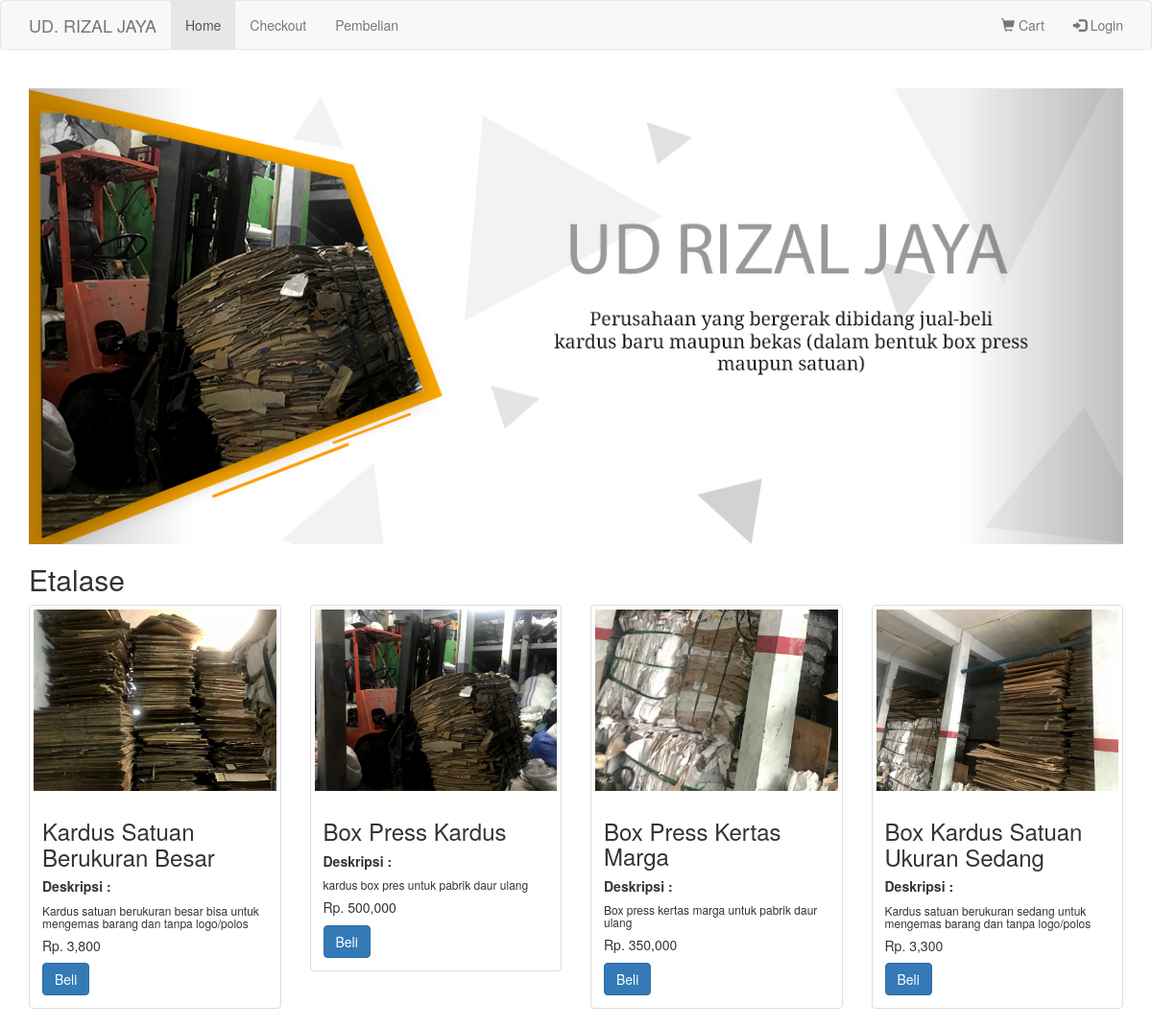
The page / on the database its author committed.
### tables this page shows
CREATE TABLE `banner` (
  `banner_id` int(11) NOT NULL,
  `banner_title` varchar(200) NOT NULL,
  `banner_image` varchar(200) NOT NULL,
  `banner_deskripsi` text NOT NULL,
  `banner_link` text NOT NULL
);

CREATE TABLE `produk` (
  `id_produk` int(11) NOT NULL,
  `nama_produk` varchar(100) NOT NULL,
  `harga_produk` int(11) NOT NULL,
  `berat_produk` int(11) NOT NULL,
  `foto_produk` varchar(100) NOT NULL,
  `deskripsi_produk` text NOT NULL
);

### index.php (the view, shortened to what this page needs)
<?php
include 'koneksi.php';
?>
<!DOCTYPE html>
<html>
<head>
	<link rel="stylesheet" type="text/css" href="admin/assets/css/bootstrap.css">
	<link rel="stylesheet" href="https://maxcdn.bootstrapcdn.com/bootstrap/3.3.6/css/bootstrap.min.css" />
</head>
<body>
<nav class="navbar navbar-default">
	<div class="container">
		<div class="navbar-header">
	    	<a class="navbar-brand" href="deskripsiudrizaljaya.php">UD. RIZAL JAYA</a>
	    </div>
		<ul class="nav navbar-nav">
			<li class="active"><a href="index.php">Home</a></li>
			<li><a href="checkout.php">Checkout</a></li>
			<li><a href="pembelian_pelanggan.php">Pembelian</a></li>
		</ul>
		<ul class="nav navbar-nav navbar-right">
			<?php if (isset($_SESSION["keranjang"])): ?>
	    		<li><a href="keranjang.php"><span class="glyphicon glyphicon glyphicon-shopping-cart"></span> Cart</a></li>
	    	<?php else: ?>
	    		<li><a href="belumadabarang.php"><span class="glyphicon glyphicon glyphicon-shopping-cart"></span> Cart</a></li>
	    	<?php endif ?>
	    	<?php if (isset($_SESSION["pelanggan"])): ?>
	    		<li><a href="Logout.php"><span class="glyphicon glyphicon-log-in"></span> Logout</a></li>
	    	<?php else: ?>
	    		<li><a href="login.php"><span class="glyphicon glyphicon-log-in"></span> Login</a></li>
	    	<?php endif ?>
	    </ul>
	</div>
</nav>
<?php
$connect = mysqli_connect("localhost", "root", "", "prakp");
function make_query($connect)
{
	$query = "SELECT * FROM banner ORDER BY banner_id ASC";
	$result = mysqli_query($connect, $query);
	return $result;
}
function make_slide_indicators($connect)
{
	$output = '';
	$count = 0;
	$result = make_query($connect);
	while($row = mysqli_fetch_array($result))
	{
	  if($count == 0)
	  {
	  	$output .= '<li data-target="#dynamic_slide_show" data-slide-to="'.$count.'" class="active"></li>';
	  }
	  else
	  {
	  	$output .= '<li data-target="#dynamic_slide_show" data-slide-to="'.$count.'"></li>';
	  }
	  $count = $count + 1;
	}
 return $output;
}
function make_slides($connect)
{
	$output = '';
	$count = 0;
	$result = make_query($connect);
	while($row = mysqli_fetch_array($result))
	{
		if($count == 0)
		{
			$output .= '<div class="item active">';
		}
		else
		{
			$output .= '<div class="item">';
		}
		$output .= '<a href="'.$row["banner_link"].'"><img src="foto_banner/'.$row["banner_image"].'" alt="'.$row["banner_title"].'" />
		<div class="carousel-caption">
		</div>
		</div></a>';
		$count = $count + 1;
	}
	return $output;
}
?>
<br/>
<div class="container">
	<div id="dynamic_slide_show" class="carousel slide" data-ride="carousel">
		<ol class="carousel-indicators">
			<?php echo make_slide_indicators($connect); ?>
		</ol>
		<div class="carousel-inner">
			<?php echo make_slides($connect); ?>
		</div>
		<a class="left carousel-control" href="#dynamic_slide_show" data-slide="prev">
		</a>
		<a class="right carousel-control" href="#dynamic_slide_show" data-slide="next">
		</a>
	</div>
</div>
<section class="konten">
	<div class="container">
		<h2>Etalase</h2>
		<div class="row">
			<?php $ambil = $koneksi->query("SELECT * FROM produk"); ?>
			<?php while($perproduk = $ambil->fetch_assoc()){ ?>
			<div class="col-md-3">
				<div class="thumbnail">
				<img src="foto_produk/<?php echo $perproduk['foto_produk']; ?>" >
				<div class="caption">
					<h3><?php echo $perproduk['nama_produk']; ?></h3>
					<h5><B>Deskripsi :</B></h5>
					<h6><?php echo $perproduk['deskripsi_produk']; ?></h6>
					<h5>Rp. <?php echo number_format($perproduk['harga_produk']); ?></h5>
					<a href="beli.php?id=<?php echo $perproduk['id_produk']; ?>" class="btn btn-primary">Beli</a>
				</div>
				</div>
			</div>
			<?php } ?>
		</div>
	</div>
</section>
</body>
</html>

### rows shown on the page
banner: banner_image (picture)
produk: foto_produk (picture), nama_produk "Kardus Satuan Berukuran Besar", deskripsi_produk "Kardus satuan berukuran besar bisa untuk mengemas barang dan tanpa logo/polos", harga_produk "3,800"
produk: foto_produk (picture), nama_produk "Box Press Kardus", deskripsi_produk "kardus box pres untuk pabrik daur ulang", harga_produk "500,000"
produk: foto_produk (picture), nama_produk "Box Press Kertas Marga", deskripsi_produk "Box press kertas marga untuk pabrik daur ulang", harga_produk "350,000"
produk: foto_produk (picture), nama_produk "Box Kardus Satuan Ukuran Sedang", deskripsi_produk "Kardus satuan berukuran sedang untuk mengemas barang dan tanpa logo/polos", harga_produk "3,300"
